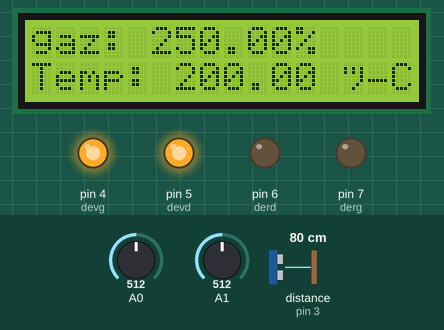
Simulated run of this sketch. Board: Arduino Uno, built with avr-gcc and run on an emulated ATmega328P. On the bench: 16×2 character LCD, output pins drawn as LEDs (lit = HIGH). The test bench sets the inputs (shaded band); at power-on: A0 = 512, A1 = 512, distance to the obstacle (sensor on pin 3) 80 cm. The echo pulse lasts 58.3 µs per cm; pins used as bus, display or sensor lines are not drawn; what the sketch prints to the serial monitor is not drawn. At 13.1 s the program stops and its outputs stay as they are.

Above: at 6.2 s.
6.3 s: A0 set to 306
At 8.6 s:
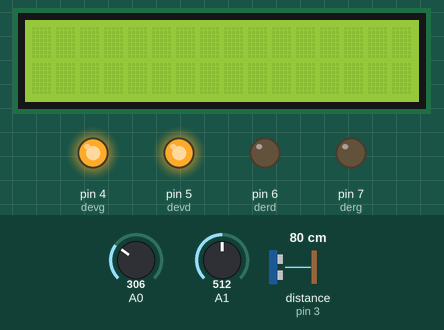
At 10.1 s:
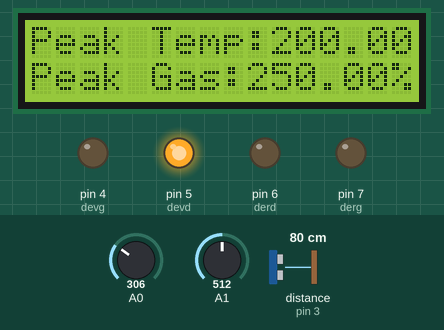
Timing chart, 0 to 14.6 s (numbered marks = the images above; inputs shaded):
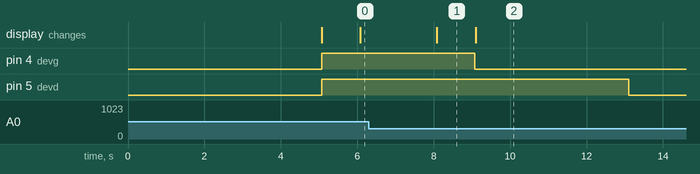

Measured:
- after the input at 6.3 s, pin 4 (devg): HIGH → LOW after 2.8 s; pin 5 (devd): HIGH → LOW after 6.8 s; the display: first differs from a run without the input after 2.8 s (image 2)
- what the display in image 1 shows lasts 1.0 s, from 8.1 s to 9.1 s

The sketch:

projet_robot.ino
```cpp
#include <LiquidCrystal.h>

const int rs = 13, en = 12, d4 = 11, d5 = 10, d6 = 9, d7 = 8;
LiquidCrystal lcd(rs, en, d4, d5, d6, d7);

int ent = 3, sor = 2, devg = 4, devd = 5, derg = 7, derd = 6;
const int baseTemp = 50;
const int baseGas = 35;
const int maxSpeed = 255;

float peakTemp = -1000;
float peakGas = 0;
int reached = 0;

void setup() {
  pinMode(sor, OUTPUT);
  pinMode(ent, INPUT);
  pinMode(devg, OUTPUT);
  pinMode(devd, OUTPUT);
  pinMode(derg, OUTPUT);
  pinMode(derd, OUTPUT);
  Serial.begin(9600);

  lcd.begin(16, 2);
  lcd.setCursor(0, 0);
  lcd.print("DETECTEUR ");
  lcd.setCursor(0, 1);
  lcd.print("D'INCENDIE ");
  delay(5000);
}

void loop() {


  float temperatureC = readTemperature();
  float gasConcentration = readGasConcentration();
  gasConcentration *=5;

  lcd.clear();


  if (reached==0) {
    if (temperatureC > baseTemp && temperatureC - baseTemp > 5) {
      moveForward(maxSpeed);

      printStatus("Temp élevée");

      delay(1000);
      if (temperatureC >= peakTemp) {
        peakTemp = temperatureC;
      }else{
        reached = 2;
      }
    } else if (gasConcentration > baseGas && gasConcentration - baseGas > 5) {
      moveForward(maxSpeed);

      printStatus("gaz élevée");

      delay(1000);
      if (gasConcentration >= peakGas) {
        peakGas = gasConcentration;
      }else{
        reached = 1;
      }
    } else {
      stopRobot();
    }
  }

   if(reached>0) {
    if(reached==1){
    stopRobot();
      printStatus("Pic de gaz atteint, arrêt du robot");
      lcd.setCursor(0, 0);
      lcd.print("Peak Temp:");
      lcd.print(temperatureC);
      lcd.print(" C");
      lcd.setCursor(0, 1);
      lcd.print("Peak Gas:");
      lcd.print(peakGas);
      lcd.print("%");
      rotateAroundFire();
      while (true) {}

    }else if (reached==2){
     stopRobot();
      printStatus("Pic de température atteint, ");
      lcd.setCursor(0, 0);
      lcd.print("Peak Temp:");
      lcd.print(peakTemp);
      lcd.print(" C");
      lcd.setCursor(0, 1);
      lcd.print("Peak Gas:");
      lcd.print(gasConcentration);
      lcd.print("%");
      rotateAroundFire();

      while (true) {}
    }

    }
    if (temperatureC<peakTemp)
    {
        stopRobot();
      printStatus("Pic de température atteint, arrêt du robot");
      lcd.setCursor(0, 0);
      lcd.print("Peak Temp:");
      lcd.print(peakTemp);
      lcd.print(" C");
      lcd.setCursor(0, 1);
      lcd.print("Peak Gas:");
      lcd.print(gasConcentration);
      lcd.print("%");
      rotateAroundFire();
      while (true) {}
    }else if (gasConcentration<peakGas)
    {
       stopRobot();
      printStatus("Pic de température atteint, arrêt du robot");
      lcd.setCursor(0, 0);
      lcd.print("Peak Temp:");
      lcd.print(temperatureC);
      lcd.print(" C");
      lcd.setCursor(0, 1);
      lcd.print("Peak Gas:");
      lcd.print(peakGas);
      lcd.print("%");
      rotateAroundFire();
      while (true) {}
    }


  if(readdist()<30){
    stopRobot();
    lcd.print("mur proche");
    delay(5000);
    lcd.clear();
    lcd.setCursor(0, 0);
      lcd.print("Temp:");
      lcd.print(temperatureC);
      lcd.print(" C");
      lcd.setCursor(0, 1);
      lcd.print("Gas:");
      lcd.print(gasConcentration);
      lcd.print("%");
    while (true) {}

  }

  lcd.setCursor(0, 0);
  lcd.print("gaz: ");
  lcd.print(gasConcentration);
  lcd.print("%");

  lcd.setCursor(0, 1);
  lcd.print("Temp: ");
  lcd.print(temperatureC);
  lcd.print(" °C");
  delay(1000);
  delay(1000);
}

void moveForward(int speed) {
  analogWrite(devd, speed);
  analogWrite(devg, speed);
  digitalWrite(derd, LOW);
  digitalWrite(derg, LOW);
}

void stopRobot() {
  analogWrite(devd, 0);
  analogWrite(devg, 0);
  digitalWrite(derd, LOW);
  digitalWrite(derg, LOW);
}

float readTemperature() {
  int lec = analogRead(0);
  float vol = lec * 5.0 / 1024;
  return (vol - 0.5) * 100;
}

float readGasConcentration() {
  int lecc = analogRead(1);
  return map(lecc, 0, 1023, 0, 100);
}


void printStatus(String message) {
  Serial.println(message);
}
float readdist(){
    digitalWrite(sor, HIGH);
  digitalWrite(sor, LOW);
  float dist = (pulseIn(ent, HIGH)) / 58;
  return dist;
}
void rotateAroundFire() {

  analogWrite(devd, maxSpeed);
  digitalWrite(derd, LOW);
  analogWrite(devg, LOW);
  digitalWrite(derg, LOW);
  printStatus("rotation vers l'incendie et/ou le gaz pour l'etouffer");
  delay(4000);
  printStatus("Operation effectué avec succès");


  stopRobot();
}
```
